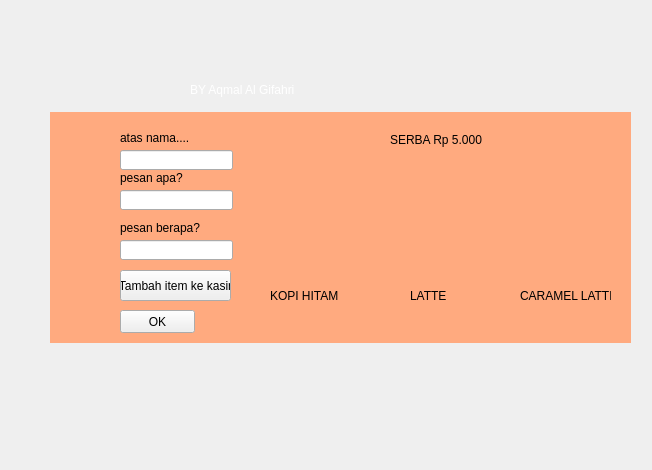
<?xml version="1.0" encoding="UTF-8"?>
<ui version="4.0">
 <class>Form</class>
 <widget class="QWidget" name="Form">
  <property name="geometry">
   <rect>
    <x>0</x>
    <y>0</y>
    <width>652</width>
    <height>470</height>
   </rect>
  </property>
  <property name="windowTitle">
   <string>Form</string>
  </property>
  <widget class="QLabel" name="label">
   <property name="geometry">
    <rect>
     <x>0</x>
     <y>-10</y>
     <width>661</width>
     <height>481</height>
    </rect>
   </property>
   <property name="styleSheet">
    <string notr="true">background-image: url(:/dw/pngtree-coffee-bean-hand-drawn-line-art-background-pattern-image_130847.jpg);</string>
   </property>
   <property name="text">
    <string/>
   </property>
  </widget>
  <widget class="QLineEdit" name="lineEdit">
   <property name="geometry">
    <rect>
     <x>120</x>
     <y>240</y>
     <width>113</width>
     <height>20</height>
    </rect>
   </property>
  </widget>
  <widget class="QLabel" name="label_2">
   <property name="geometry">
    <rect>
     <x>120</x>
     <y>220</y>
     <width>91</width>
     <height>16</height>
    </rect>
   </property>
   <property name="text">
    <string>pesan berapa?</string>
   </property>
  </widget>
  <widget class="QLabel" name="label_3">
   <property name="geometry">
    <rect>
     <x>120</x>
     <y>170</y>
     <width>91</width>
     <height>16</height>
    </rect>
   </property>
   <property name="text">
    <string>pesan apa?</string>
   </property>
  </widget>
  <widget class="QLineEdit" name="lineEdit_2">
   <property name="geometry">
    <rect>
     <x>120</x>
     <y>190</y>
     <width>113</width>
     <height>20</height>
    </rect>
   </property>
  </widget>
  <widget class="QPushButton" name="pushButton">
   <property name="geometry">
    <rect>
     <x>120</x>
     <y>310</y>
     <width>75</width>
     <height>23</height>
    </rect>
   </property>
   <property name="text">
    <string>OK</string>
   </property>
  </widget>
  <widget class="QLabel" name="label_4">
   <property name="geometry">
    <rect>
     <x>120</x>
     <y>130</y>
     <width>91</width>
     <height>16</height>
    </rect>
   </property>
   <property name="text">
    <string>atas nama....</string>
   </property>
  </widget>
  <widget class="QLineEdit" name="lineEdit_3">
   <property name="geometry">
    <rect>
     <x>120</x>
     <y>150</y>
     <width>113</width>
     <height>20</height>
    </rect>
   </property>
  </widget>
  <widget class="QWidget" name="gridLayoutWidget">
   <property name="geometry">
    <rect>
     <x>240</x>
     <y>150</y>
     <width>381</width>
     <height>111</height>
    </rect>
   </property>
   <layout class="QGridLayout" name="gridLayout">
    <item row="0" column="2">
     <widget class="QLabel" name="label_5">
      <property name="styleSheet">
       <string notr="true">image: url(:/dw/Screenshot 2024-04-19 223706.png);</string>
      </property>
      <property name="text">
       <string/>
      </property>
     </widget>
    </item>
    <item row="0" column="1">
     <widget class="QLabel" name="label_7">
      <property name="styleSheet">
       <string notr="true">image: url(:/dw/Screenshot 2024-04-19 223743.png);</string>
      </property>
      <property name="text">
       <string/>
      </property>
     </widget>
    </item>
    <item row="0" column="0">
     <widget class="QLabel" name="label_6">
      <property name="styleSheet">
       <string notr="true">image: url(:/dw/Screenshot 2024-04-19 223803.png);</string>
      </property>
      <property name="text">
       <string/>
      </property>
     </widget>
    </item>
   </layout>
  </widget>
  <widget class="QPushButton" name="pushButton_2">
   <property name="geometry">
    <rect>
     <x>120</x>
     <y>270</y>
     <width>111</width>
     <height>31</height>
    </rect>
   </property>
   <property name="text">
    <string>Tambah item ke kasir</string>
   </property>
  </widget>
  <widget class="QLabel" name="label_8">
   <property name="geometry">
    <rect>
     <x>170</x>
     <y>20</y>
     <width>331</width>
     <height>91</height>
    </rect>
   </property>
   <property name="styleSheet">
    <string notr="true">image: url(:/dw/Screenshot 2024-04-19 224552.png);</string>
   </property>
   <property name="text">
    <string/>
   </property>
  </widget>
  <widget class="QLabel" name="label_9">
   <property name="geometry">
    <rect>
     <x>270</x>
     <y>280</y>
     <width>71</width>
     <height>31</height>
    </rect>
   </property>
   <property name="text">
    <string>KOPI HITAM</string>
   </property>
  </widget>
  <widget class="QLabel" name="label_10">
   <property name="geometry">
    <rect>
     <x>410</x>
     <y>280</y>
     <width>71</width>
     <height>31</height>
    </rect>
   </property>
   <property name="text">
    <string>LATTE</string>
   </property>
  </widget>
  <widget class="QLabel" name="label_11">
   <property name="geometry">
    <rect>
     <x>520</x>
     <y>280</y>
     <width>91</width>
     <height>31</height>
    </rect>
   </property>
   <property name="text">
    <string>CARAMEL LATTER</string>
   </property>
  </widget>
  <widget class="QLabel" name="label_12">
   <property name="geometry">
    <rect>
     <x>390</x>
     <y>130</y>
     <width>101</width>
     <height>20</height>
    </rect>
   </property>
   <property name="text">
    <string>SERBA Rp 5.000</string>
   </property>
  </widget>
  <widget class="QLabel" name="label_13">
   <property name="geometry">
    <rect>
     <x>50</x>
     <y>112</y>
     <width>581</width>
     <height>231</height>
    </rect>
   </property>
   <property name="styleSheet">
    <string notr="true">background-color: rgb(255, 170, 127);</string>
   </property>
   <property name="text">
    <string/>
   </property>
  </widget>
  <widget class="QLabel" name="label_14">
   <property name="geometry">
    <rect>
     <x>190</x>
     <y>80</y>
     <width>121</width>
     <height>20</height>
    </rect>
   </property>
   <property name="styleSheet">
    <string notr="true">color: rgb(255, 255, 255);</string>
   </property>
   <property name="text">
    <string>BY Aqmal Al Gifahri</string>
   </property>
  </widget>
  <zorder>label</zorder>
  <zorder>label_13</zorder>
  <zorder>lineEdit</zorder>
  <zorder>label_2</zorder>
  <zorder>label_3</zorder>
  <zorder>lineEdit_2</zorder>
  <zorder>pushButton</zorder>
  <zorder>label_4</zorder>
  <zorder>lineEdit_3</zorder>
  <zorder>gridLayoutWidget</zorder>
  <zorder>pushButton_2</zorder>
  <zorder>label_8</zorder>
  <zorder>label_9</zorder>
  <zorder>label_10</zorder>
  <zorder>label_11</zorder>
  <zorder>label_12</zorder>
  <zorder>label_14</zorder>
 </widget>
 <resources>
  <include location="img/dad.qrc"/>
 </resources>
 <connections/>
</ui>
